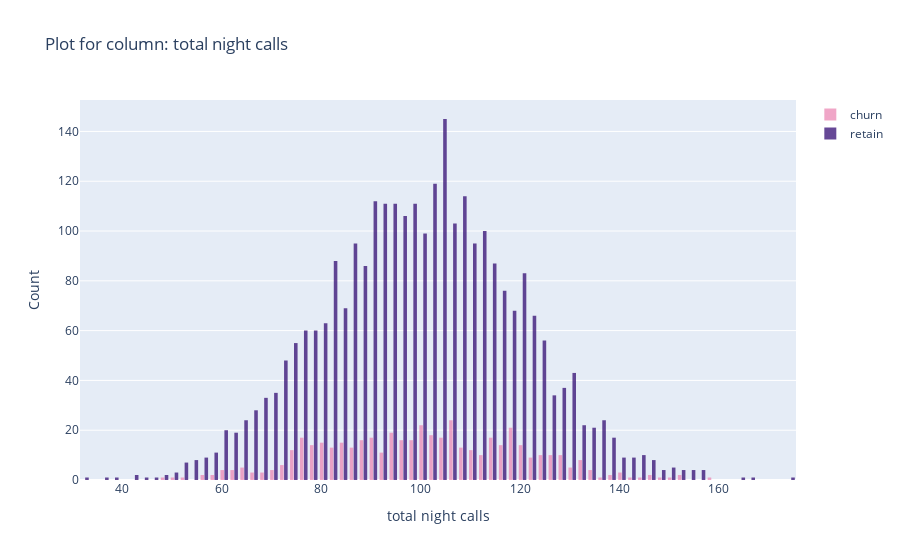
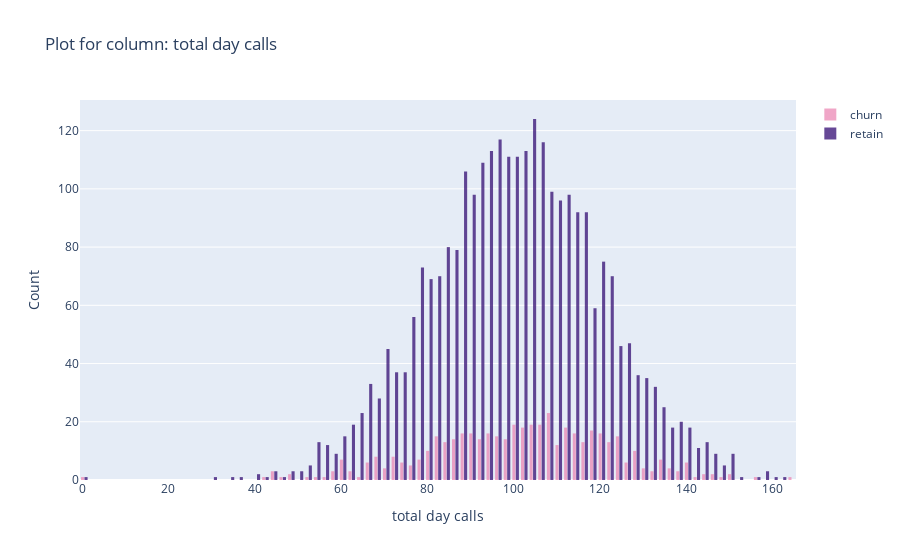
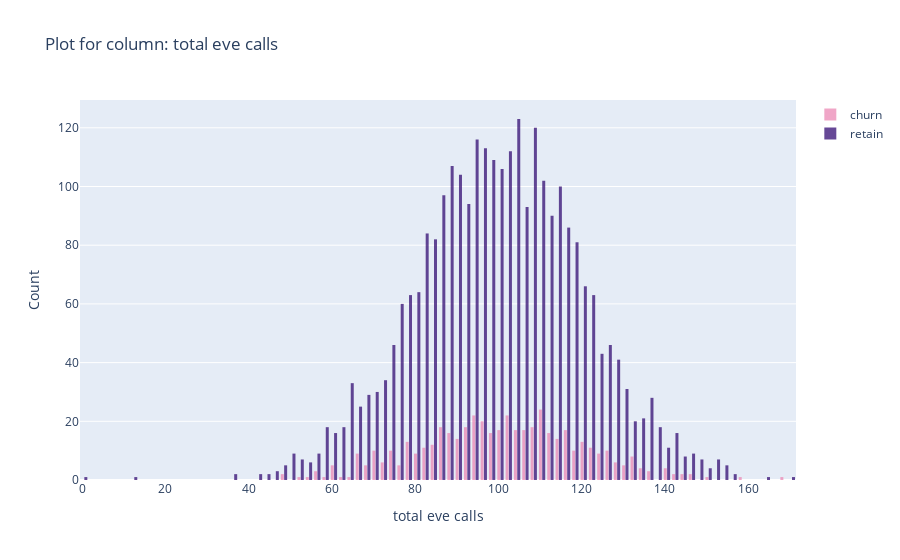
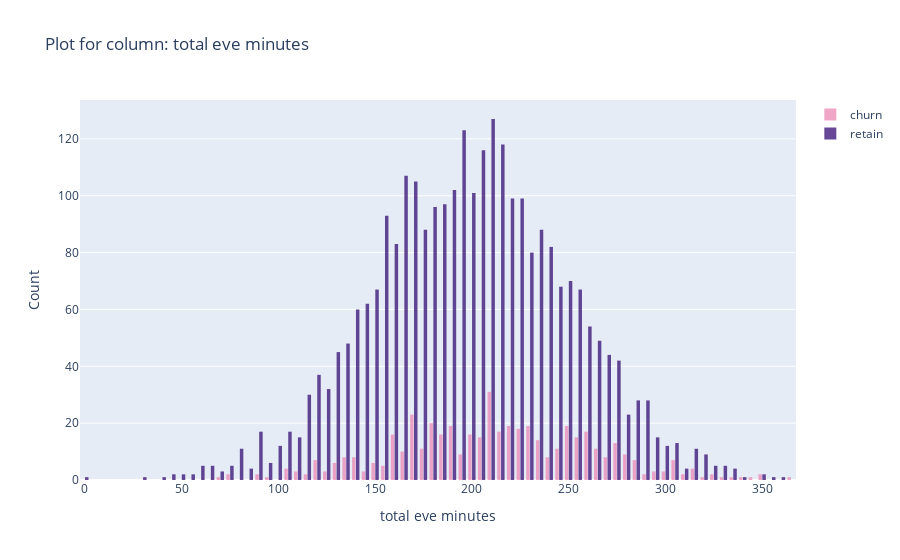

Notebook cell for these charts, in order:
### Code cell
#visualization for different columns in columns_list2 for churned_gym_data & retained_gym_data

for j in columns_list:

    fig = go.Figure()
    fig.add_trace(go.Histogram(
        x=churned_telecom[j],
        #histnorm='density',
        name='churn', # name used in legend and hover labels
        marker_color='#EB89B5',
        opacity=0.75
        
    ))
    fig.add_trace(go.Histogram(
        x=retained_telecom[j],
        #histnorm='density',
        name='retain',
        marker_color='#330C73',
        opacity=0.75
        
    ))

    fig.update_layout(
        title_text='Plot for column: ' + j , # title of plot
        xaxis_title_text= j , # xaxis label
        yaxis_title_text='Count', # yaxis label
        bargap=0.2, # gap between bars of adjacent location coordinates
        bargroupgap=0.1 # gap between bars of the same location coordinates
    )

    fig.show()

### Figure 1 — Plotly figure (JSON) as saved in the notebook; plotly's stock layout.template omitted (floating-point values rounded to 4 significant figures; data arrays with more than 128 entries replaced by an {"elided": "..."} marker saying what was removed)
{"data": [{"marker": {"color": "#EB89B5"}, "name": "churn", "opacity": 0.75, "type": "histogram", "x": {"elided": "483 int values"}}, {"marker": {"color": "#330C73"}, "name": "retain", "opacity": 0.75, "type": "histogram", "x": {"elided": "2850 int values"}}], "layout": {"bargap": 0.2, "bargroupgap": 0.1, "title": {"text": "Plot for column: total night calls"}, "xaxis": {"title": {"text": "total night calls"}}, "yaxis": {"title": {"text": "Count"}}}}

### Figure 2 — Plotly figure (JSON) as saved in the notebook; plotly's stock layout.template omitted (floating-point values rounded to 4 significant figures; data arrays with more than 128 entries replaced by an {"elided": "..."} marker saying what was removed)
{"data": [{"marker": {"color": "#EB89B5"}, "name": "churn", "opacity": 0.75, "type": "histogram", "x": {"elided": "483 int values"}}, {"marker": {"color": "#330C73"}, "name": "retain", "opacity": 0.75, "type": "histogram", "x": {"elided": "2850 int values"}}], "layout": {"bargap": 0.2, "bargroupgap": 0.1, "title": {"text": "Plot for column: total day calls"}, "xaxis": {"title": {"text": "total day calls"}}, "yaxis": {"title": {"text": "Count"}}}}

### Figure 3 — Plotly figure (JSON) as saved in the notebook; plotly's stock layout.template omitted (floating-point values rounded to 4 significant figures; data arrays with more than 128 entries replaced by an {"elided": "..."} marker saying what was removed)
{"data": [{"marker": {"color": "#EB89B5"}, "name": "churn", "opacity": 0.75, "type": "histogram", "x": {"elided": "483 int values"}}, {"marker": {"color": "#330C73"}, "name": "retain", "opacity": 0.75, "type": "histogram", "x": {"elided": "2850 int values"}}], "layout": {"bargap": 0.2, "bargroupgap": 0.1, "title": {"text": "Plot for column: total eve calls"}, "xaxis": {"title": {"text": "total eve calls"}}, "yaxis": {"title": {"text": "Count"}}}}

### Figure 4 — Plotly figure (JSON) as saved in the notebook; plotly's stock layout.template omitted (floating-point values rounded to 4 significant figures; data arrays with more than 128 entries replaced by an {"elided": "..."} marker saying what was removed)
{"data": [{"marker": {"color": "#EB89B5"}, "name": "churn", "opacity": 0.75, "type": "histogram", "x": {"elided": "483 float values"}}, {"marker": {"color": "#330C73"}, "name": "retain", "opacity": 0.75, "type": "histogram", "x": {"elided": "2850 float values"}}], "layout": {"bargap": 0.2, "bargroupgap": 0.1, "title": {"text": "Plot for column: total eve minutes"}, "xaxis": {"title": {"text": "total eve minutes"}}, "yaxis": {"title": {"text": "Count"}}}}
